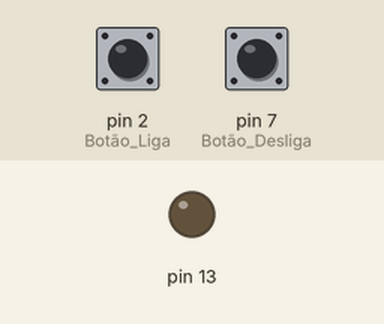
Simulated run of this sketch. Board: Arduino Uno, built with avr-gcc and run on an emulated ATmega328P. Shown: output pins drawn as LEDs (lit = HIGH). The inputs (shaded band) are chosen by the test bench; at power-on: pin 2 (Botão_Liga) LOW, pin 7 (Botão_Desliga) LOW.

Above: at 1.2 s.
1.3 s: pin 2 (Botão_Liga) pulled HIGH for 0.15 s
At 2.5 s:
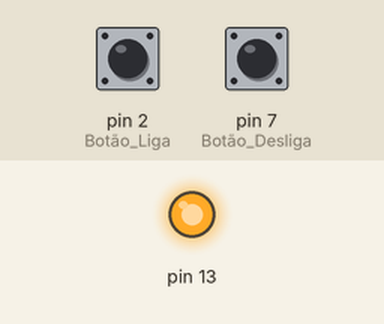
2.9 s: pin 7 (Botão_Desliga) pulled HIGH for 0.15 s
At 3.9 s:
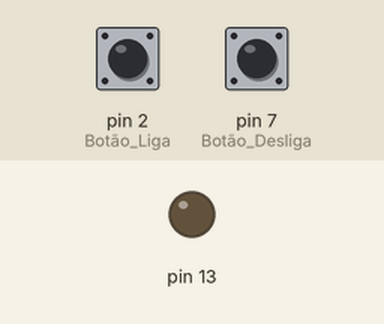
4.5 s: pin 2 (Botão_Liga) pulled HIGH for 1 s
At 5.2 s:
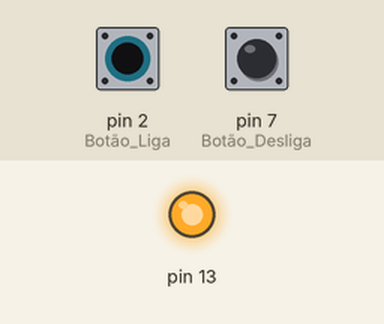
Timing chart, 0 to 7.5 s (numbered marks = the images above; inputs shaded):
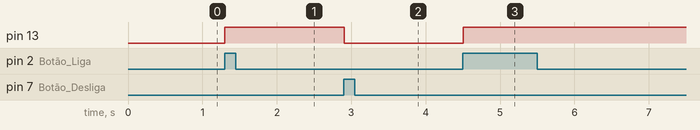

Measured:
- after the input at 1.3 s, pin 13: LOW → HIGH at once
- after the input at 2.9 s, pin 13: HIGH → LOW at once
- after the input at 4.5 s, pin 13: LOW → HIGH at once

The sketch:

exercicio1.ino
```cpp
/*
Faça um programa que:
> inicie com o led apagado
> ao Clicar uma vez no "Botão Liga" acenda o led vermelho e mantenha aceso
> ao clicar uma vez no "Botão Desliga" apague o Vermelho e mantenha apagado
*/

void setup()
{
  pinMode(2, INPUT); // Botão Liga
  pinMode(7, INPUT); // Botão Desliga
  pinMode(13, OUTPUT);
}

void loop()
{
  if (digitalRead(2)== HIGH)
      {
    digitalWrite(13, HIGH);
  }
  if (digitalRead (7)== HIGH)
  {
    digitalWrite(13, LOW);
  }
  delay(10);
}
```
